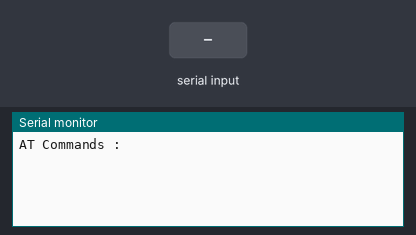
The sketch below on a simulated Arduino Uno, built with avr-gcc and run on an emulated ATmega328P. On the bench: the last lines printed to the serial monitor. The test bench sets the inputs (shaded band).

Above: at 1.2 s.
1.3 s: "1" received over the second serial link
At 2.5 s:
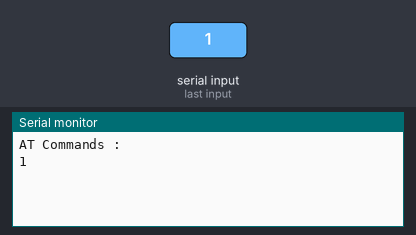
2.8 s: "0" received over the second serial link
At 3.6 s:
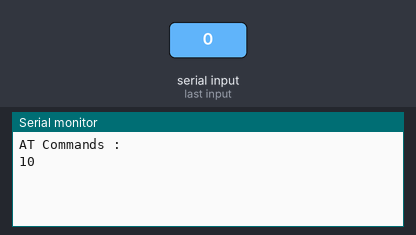

The sketch:

at_commands.ino
```cpp
#include <SoftwareSerial.h>

SoftwareSerial hc06(2,3);

void setup(){
  Serial.begin(9600);
  Serial.println("AT Commands :");

  hc06.begin(9600);
}

void loop(){
  // HC06 to USB Serial Monitor
  if (hc06.available()){
    Serial.write(hc06.read());
  }

  // USB Serial Monitor to HC06
  if (Serial.available()){
    hc06.write(Serial.read());
  }
}
```

Measured:
- after the input at 1.3 s, the serial monitor: prints a new line at once (image 1)
- after the input at 2.8 s, the serial monitor: prints a new line at once (image 2)
